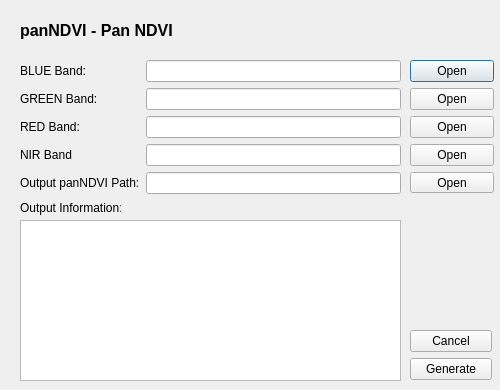
<?xml version="1.0" encoding="UTF-8"?>
<ui version="4.0">
 <class>panNDVI</class>
 <widget class="QDialog" name="panNDVI">
  <property name="geometry">
   <rect>
    <x>0</x>
    <y>0</y>
    <width>500</width>
    <height>390</height>
   </rect>
  </property>
  <property name="windowTitle">
   <string>Dialog</string>
  </property>
  <widget class="QLabel" name="label_4">
   <property name="geometry">
    <rect>
     <x>20</x>
     <y>10</y>
     <width>411</width>
     <height>41</height>
    </rect>
   </property>
   <property name="font">
    <font>
     <pointsize>12</pointsize>
     <weight>75</weight>
     <bold>true</bold>
    </font>
   </property>
   <property name="text">
    <string>panNDVI - Pan NDVI</string>
   </property>
  </widget>
  <widget class="QWidget" name="layoutWidget">
   <property name="geometry">
    <rect>
     <x>20</x>
     <y>60</y>
     <width>381</width>
     <height>148</height>
    </rect>
   </property>
   <layout class="QFormLayout" name="formLayout">
    <item row="0" column="0">
     <layout class="QVBoxLayout" name="verticalLayout">
      <item>
       <widget class="QLabel" name="label_6">
        <property name="text">
         <string>BLUE Band:</string>
        </property>
       </widget>
      </item>
      <item>
       <widget class="QLabel" name="label_2">
        <property name="text">
         <string>GREEN Band:</string>
        </property>
       </widget>
      </item>
      <item>
       <widget class="QLabel" name="label">
        <property name="text">
         <string>RED Band:</string>
        </property>
       </widget>
      </item>
      <item>
       <widget class="QLabel" name="label_7">
        <property name="text">
         <string>NIR Band</string>
        </property>
       </widget>
      </item>
      <item>
       <widget class="QLabel" name="label_3">
        <property name="text">
         <string>Output panNDVI Path:</string>
        </property>
       </widget>
      </item>
     </layout>
    </item>
    <item row="0" column="1">
     <layout class="QVBoxLayout" name="verticalLayout_2">
      <item>
       <widget class="QLineEdit" name="panNdviBLUE_txt"/>
      </item>
      <item>
       <widget class="QLineEdit" name="panNdviGREEN_txt"/>
      </item>
      <item>
       <widget class="QLineEdit" name="panNdviRED_txt"/>
      </item>
      <item>
       <widget class="QLineEdit" name="panNdviNIR_txt"/>
      </item>
      <item>
       <widget class="QLineEdit" name="panNdviOut_txt"/>
      </item>
     </layout>
    </item>
   </layout>
  </widget>
  <widget class="QWidget" name="layoutWidget_4">
   <property name="geometry">
    <rect>
     <x>410</x>
     <y>60</y>
     <width>84</width>
     <height>133</height>
    </rect>
   </property>
   <layout class="QHBoxLayout" name="horizontalLayout">
    <item>
     <layout class="QVBoxLayout" name="verticalLayout_3">
      <item>
       <widget class="QPushButton" name="panNdviBLUE_btn">
        <property name="text">
         <string>Open</string>
        </property>
       </widget>
      </item>
      <item>
       <widget class="QPushButton" name="panNdviGREEN_btn_2">
        <property name="text">
         <string>Open</string>
        </property>
       </widget>
      </item>
      <item>
       <widget class="QPushButton" name="panNdviRED_btn">
        <property name="text">
         <string>Open</string>
        </property>
       </widget>
      </item>
      <item>
       <widget class="QPushButton" name="panNdviNIR_btn">
        <property name="text">
         <string>Open</string>
        </property>
       </widget>
      </item>
      <item>
       <widget class="QPushButton" name="panNdviOut_btn_2">
        <property name="text">
         <string>Open</string>
        </property>
       </widget>
      </item>
     </layout>
    </item>
   </layout>
  </widget>
  <widget class="QWidget" name="layoutWidget_2">
   <property name="geometry">
    <rect>
     <x>410</x>
     <y>330</y>
     <width>82</width>
     <height>50</height>
    </rect>
   </property>
   <layout class="QVBoxLayout" name="verticalLayout_4">
    <item>
     <widget class="QPushButton" name="cancel_btn">
      <property name="text">
       <string>Cancel</string>
      </property>
     </widget>
    </item>
    <item>
     <widget class="QPushButton" name="panNdvi_btn">
      <property name="text">
       <string>Generate</string>
      </property>
     </widget>
    </item>
   </layout>
  </widget>
  <widget class="QTextBrowser" name="textBrowser">
   <property name="geometry">
    <rect>
     <x>20</x>
     <y>220</y>
     <width>381</width>
     <height>161</height>
    </rect>
   </property>
  </widget>
  <widget class="QLabel" name="label_5">
   <property name="geometry">
    <rect>
     <x>20</x>
     <y>200</y>
     <width>101</width>
     <height>16</height>
    </rect>
   </property>
   <property name="text">
    <string>Output Information:</string>
   </property>
  </widget>
 </widget>
 <resources/>
 <connections/>
</ui>
